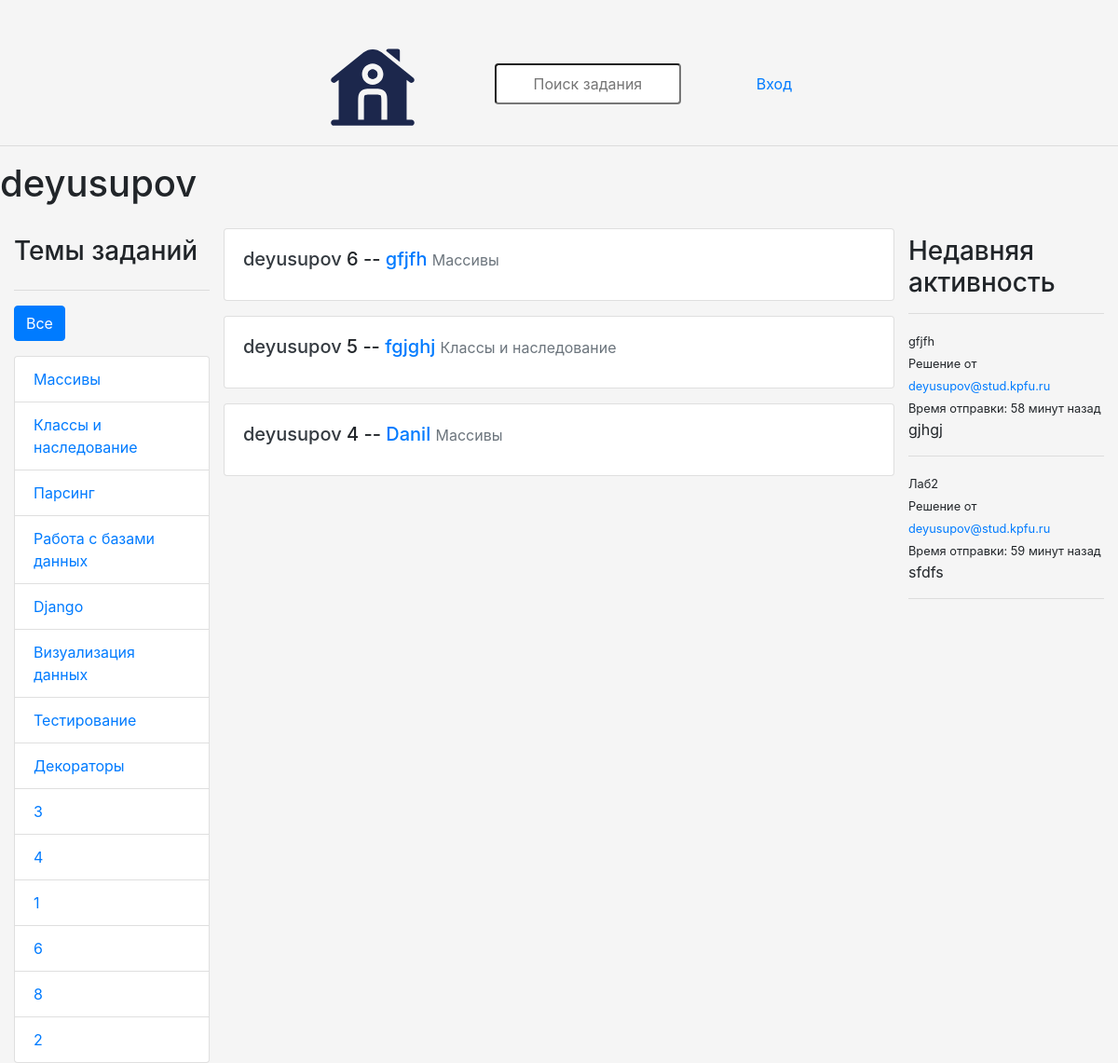
Before: /profile/3/ with the older database file.
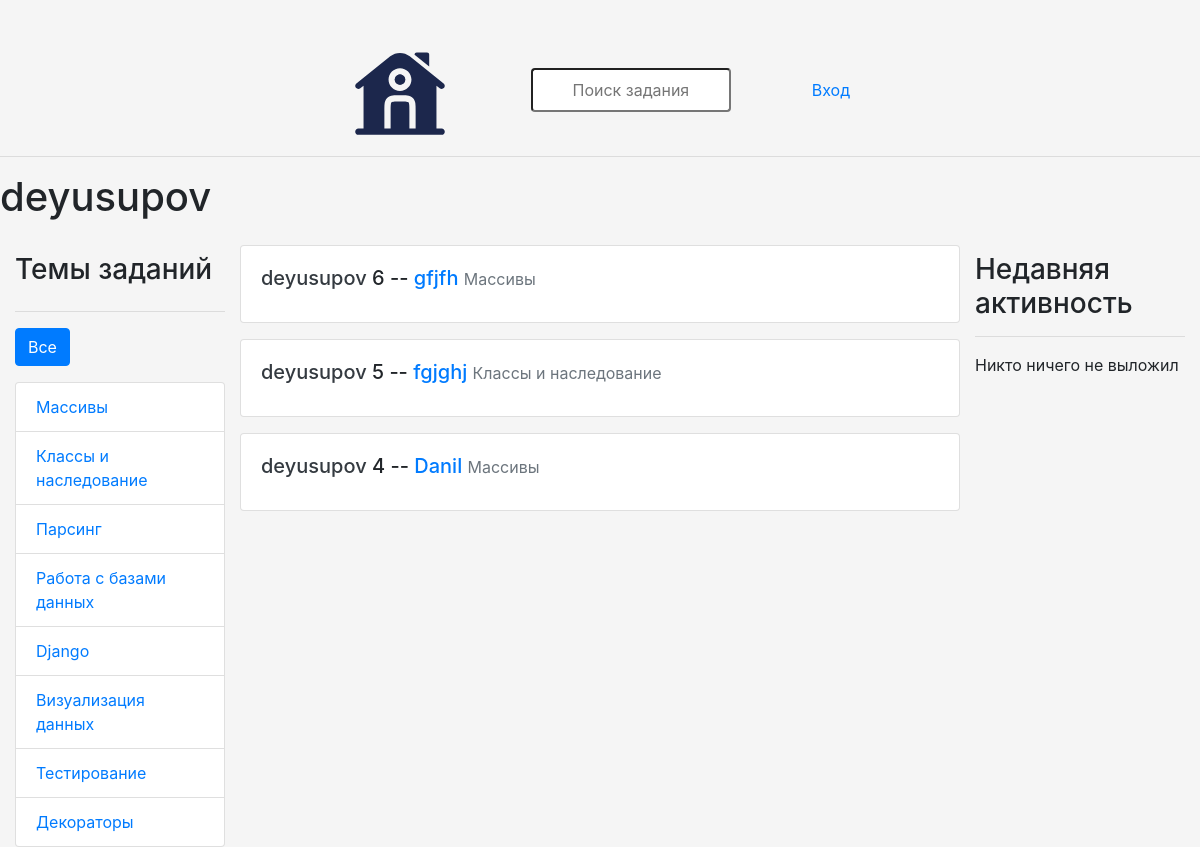
After: the same page with the newer database file.
### base/models.py (models this page shows, shortened)
class User(AbstractUser):
    name = models.CharField(max_length=200, null=True)
    email = models.EmailField(unique=True, null=True)
    bio = models.TextField(null=True)
    ROLE_CHOICES = [
        ('admin', 'Admin'),
        ('user', 'User'),
    ]
    role = models.CharField(max_length=5, choices=ROLE_CHOICES, default='user')
    avatar = models.ImageField(null=True, default='avatar.svg')
    USERNAME_FIELD = 'email'
    REQUIRED_FIELDS = []

class Topic(models.Model):
    name = models.CharField(max_length = 200)

class Task(models.Model):
    host = models.ForeignKey(User, on_delete = models.SET_NULL, null = True)
    topic = models.ForeignKey(Topic, on_delete = models.SET_NULL, null = True)
    name = models.CharField(max_length = 200)
    description = models.TextField(null = True, blank = True)
    participants = models.ManyToManyField(User, related_name = 'participants', blank = True)
    updated = models.DateTimeField(auto_now = True)
    created = models.DateTimeField(auto_now_add = True)
    class Meta:
        ordering=['-updated','-created']
    def __str__(self):
        return self.name

class Message(models.Model):
    user = models.ForeignKey(User, on_delete=models.CASCADE)
    task = models.ForeignKey(Task, on_delete=models.CASCADE)
    body = models.TextField()
    attachment = models.FileField(upload_to='message_files/', null=True, blank=True)
    updated = models.DateTimeField(auto_now=True)
    created = models.DateTimeField(auto_now_add=True)
    class Meta:
        ordering = ['-updated','-created']
    def __str__(self):
        return self.body[0:50]

### base/views.py (the view)
# urls.py: path('profile/<str:pk>/', views.userProfile, name="user-profile"),
def userProfile(request, pk):
    user = User.objects.get(id = pk)
    tasks = user.task_set.all()
    task_messages = user.message_set.all()
    topics = Topic.objects.all()
    context = {'user': user, 'tasks': tasks,
               'task_messages': task_messages, 'topics': topics}
    return render(request, 'base/profile.html', context)

### base/templates/base/profile.html (shortened to what this page needs)
{% extends 'main.html' %}
{% block content %}
<h1>{{user.username}}</h1>
<div class="profile-container">
    <div>
        {% include 'base/topics_component.html' %}
    </div>
    <div>
        {% include 'base/feed_component.html' %}
    </div>
    <div>
        {% include 'base/activity_component.html' %}
    </div>
</div>
{% endblock content %}

### templates/main.html (shortened to what this page needs)
<!DOCTYPE html>
{% load static %}
<html>
<head>
    <link rel="stylesheet" type="text/css" media='screen' href="{% static 'styles/main.css' %}
    " />
    <link rel="stylesheet" href="https://cdnjs.cloudflare.com/ajax/libs/font-awesome/5.15.3/css/all.min.css">
    <link rel="stylesheet" type="text/css" media="screen" href="{% static 'css/bootstrap.min.css' %}" />
</head>
<body class="body">
    {% include 'navbar.html' %}
    <hr>
    {% block content %}
    {% endblock %}
</body>
</html>

### templates/navbar.html
{% load static %}
<div style="display: flex; align-items: center; justify-content: space-between; padding-top: 40px;">
    <link rel="stylesheet" href="{% static 'css/bootstrap.min.css' %}">
    <link rel="stylesheet" href="{% static 'styles/navbar_styles.css' %}">
    <a href="/" style="margin-left: 350px;">
        <img src="{% static 'images/home.svg' %}" alt="Логотип" width="100" height="100">
    </a>
    <div class="form__group">
    <form method="GET" action="{% url 'home' %}" style="flex-grow: 1; text-align: center;">
        <input type="text" name="q" placeholder="Поиск задания" style="width: 200px;">
    </form>
    </div>
    <div style="display: flex; flex-direction: column; align-items: center; margin-right: 350px;">
        {% if request.user.is_authenticated %}
        <a href="{% url 'home' %}">{{request.user.username}}</a>
        <a href="{% url 'logout' %}">Выход</a>
        <a href="{% url 'update-user' %}" style="margin-top: 5px;">Редактировать</a>
        {% else %}
        <a href="{% url 'login' %}">Вход</a>
        {% endif %}
    </div>
</div>

### base/templates/base/topics_component.html
<div class="container mt-4">
    <h3 class="mb-4">Темы заданий</h3>
    <hr>
    <div class="d-flex justify-content-between mb-3">
        <a href="{% url 'home' %}" class="btn btn-primary">Все</a>
    </div>
    <ul class="list-group">
        {% for topic in topics %}
          <li class="list-group-item {% if topic.name == selected_topic %}active{% endif %}">
            <a href="{% url 'home' %}?q={{ topic.name }}" class="stretched-link">
              {{ topic.name }}
            </a>
          </li>
        {% endfor %}
      </ul>
</div>

### base/templates/base/feed_component.html (shortened to what this page needs)
{% for task in tasks %}
  <div class="card mt-3">
    <div class="card-body d-flex justify-content-between">
      <h5 class="card-title">
        <a href="{% url 'user-profile' task.host.id %}" class="text-dark">{{ task.host.username }}</a>
        {{ task.id }} -- <a href="{% url 'task' task.id %}" class="text-primary">{{ task.name }}</a>
        <small class="text-muted">{{ task.topic.name }}</small>
      </h5>
    </div>
  </div>
{% endfor %}

### base/templates/base/activity_component.html (shortened to what this page needs)
<div class="container mt-4">
<h3>Недавняя активность</h3>
<hr>
{% if task_messages %}
    {% for message in task_messages %}
        <div>
            <small >{{message.task}}</small>
            <small>Решение от <a href="{% url 'user-profile' message.user.id %}">{{message.user}}</a></small>
            <small >Время отправки: {{message.created|timesince}} назад</small>
            <p>{{message}}</p>
            <hr>
        </div>
    {% endfor %}
{% else %}
    <p>Никто ничего не выложил</p>
{% endif %}
    </div>

### static/styles/main.css (style rules this page uses)
.body { background-color: whitesmoke; }

### static/styles/navbar_styles.css (style rules this page uses)
.form__group input { width: 100px; padding: 8px; box-sizing: border-box; border: 1px solid rgb(63, 48, 48)c3c; border-radius: 4px; text-align: center; }

### base/templates/base/profile.html (style rules this page uses)
.profile-container { display: grid; grid-template-columns: 1fr 3fr 1fr; }

Changed rows visible on the page:
removed Topic: name "3"
removed Topic: name "4"
removed Topic: name "1"
removed Topic: name "6"
removed Topic: name "8"
removed Topic: name "2"
removed Message: task "gfjfh", user "deyusupov@stud.kpfu.ru", created "58 минут", body "gjhgj"
removed Message: task "Лаб2", user "deyusupov@stud.kpfu.ru", created "59 минут", body "sfdfs"
Other visible differences:
text now shown: "Никто ничего не выложил"
